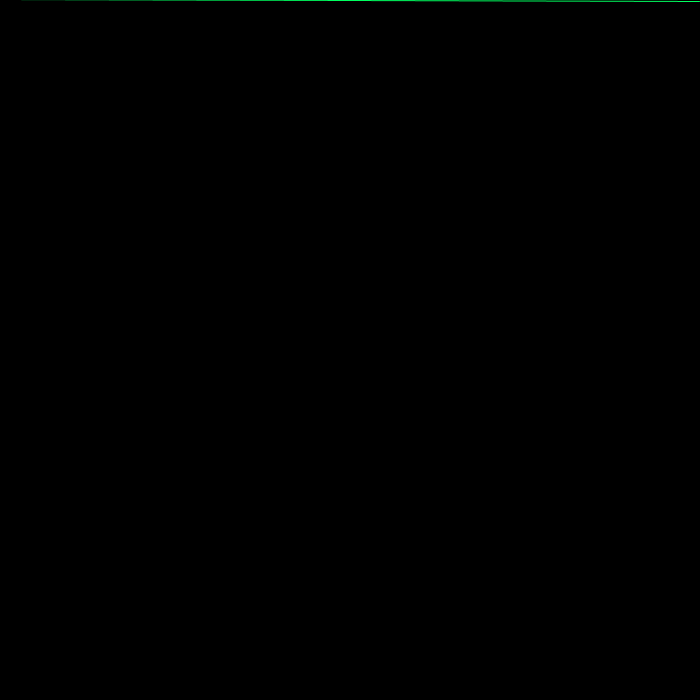
Frame 1 (no input)
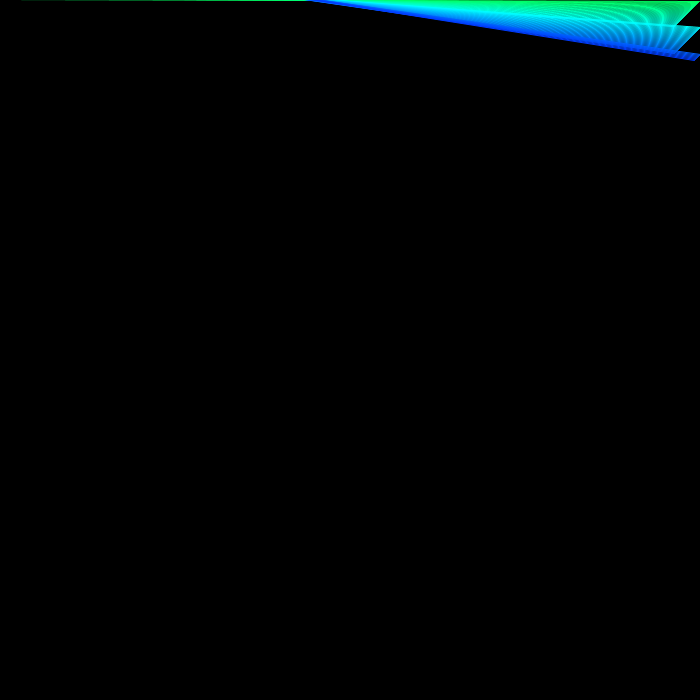
Frame 60 (the mouse pressed at the canvas centre just before this capture)
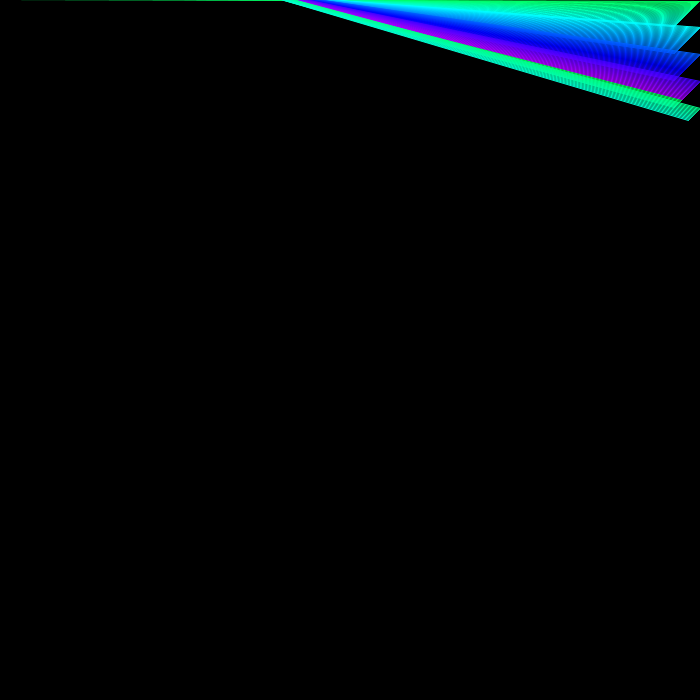
Frame 120 (the mouse held since frame 60 and released just before this capture)

The Processing sketch that drew these frames (run headless with seeded random() and noise(); from frame 60 on, the mouse is pressed at the canvas centre):

// Processing sketch: processing_90799
// ── processing_90799.pde

void setup(){
  size(700,700);
  background(0);
  colorMode(HSB);
  frameRate(50);
}
void draw(){
  noFill();
  stroke(frameCount%(100)+100,255,255);
  line(700+-1*frameCount%(27), frameCount, -1*frameCount, -1*frameCount);
}
